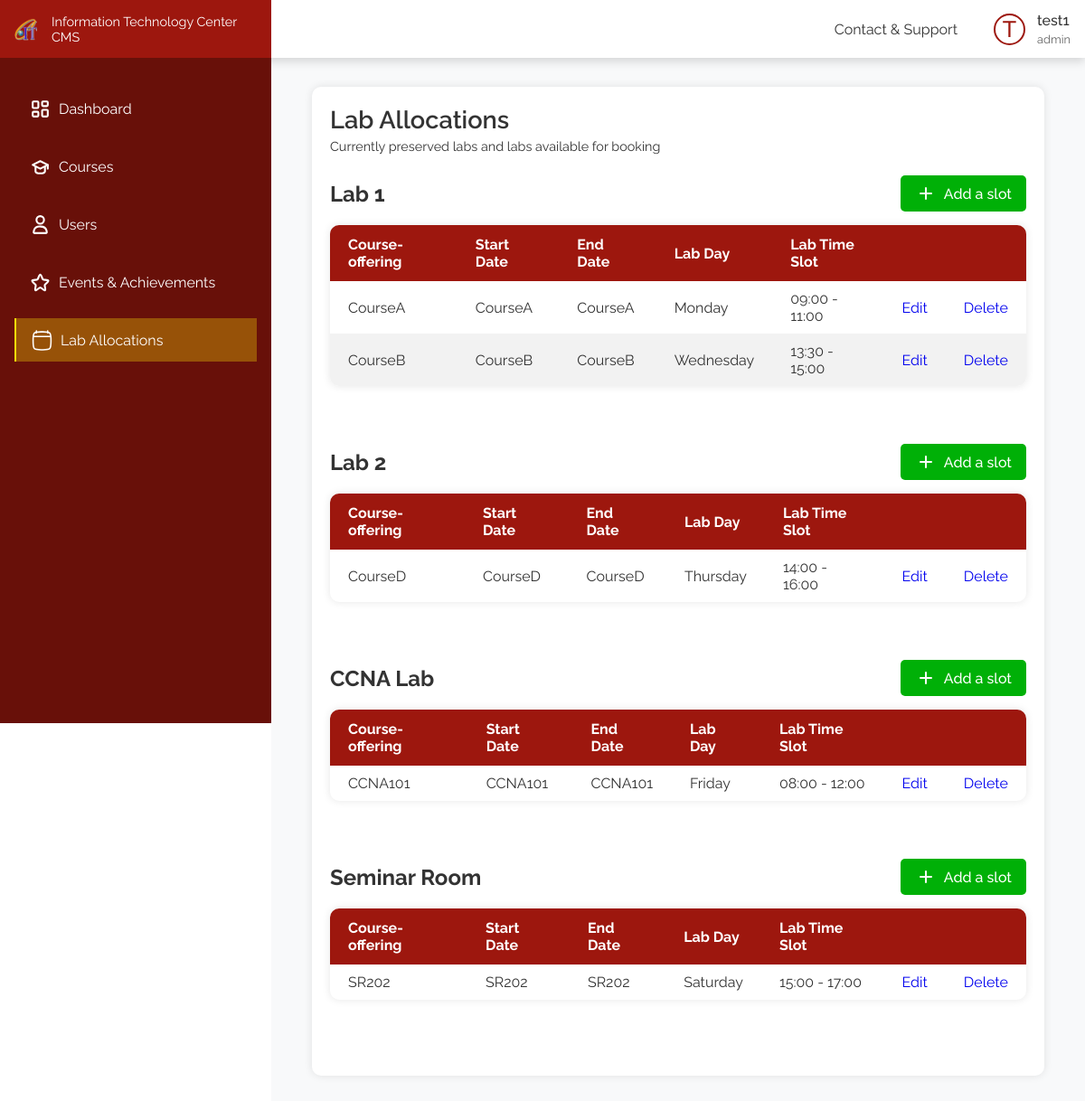
/pages/labslots.php (signed in), run on an earlier commit of the app's database.
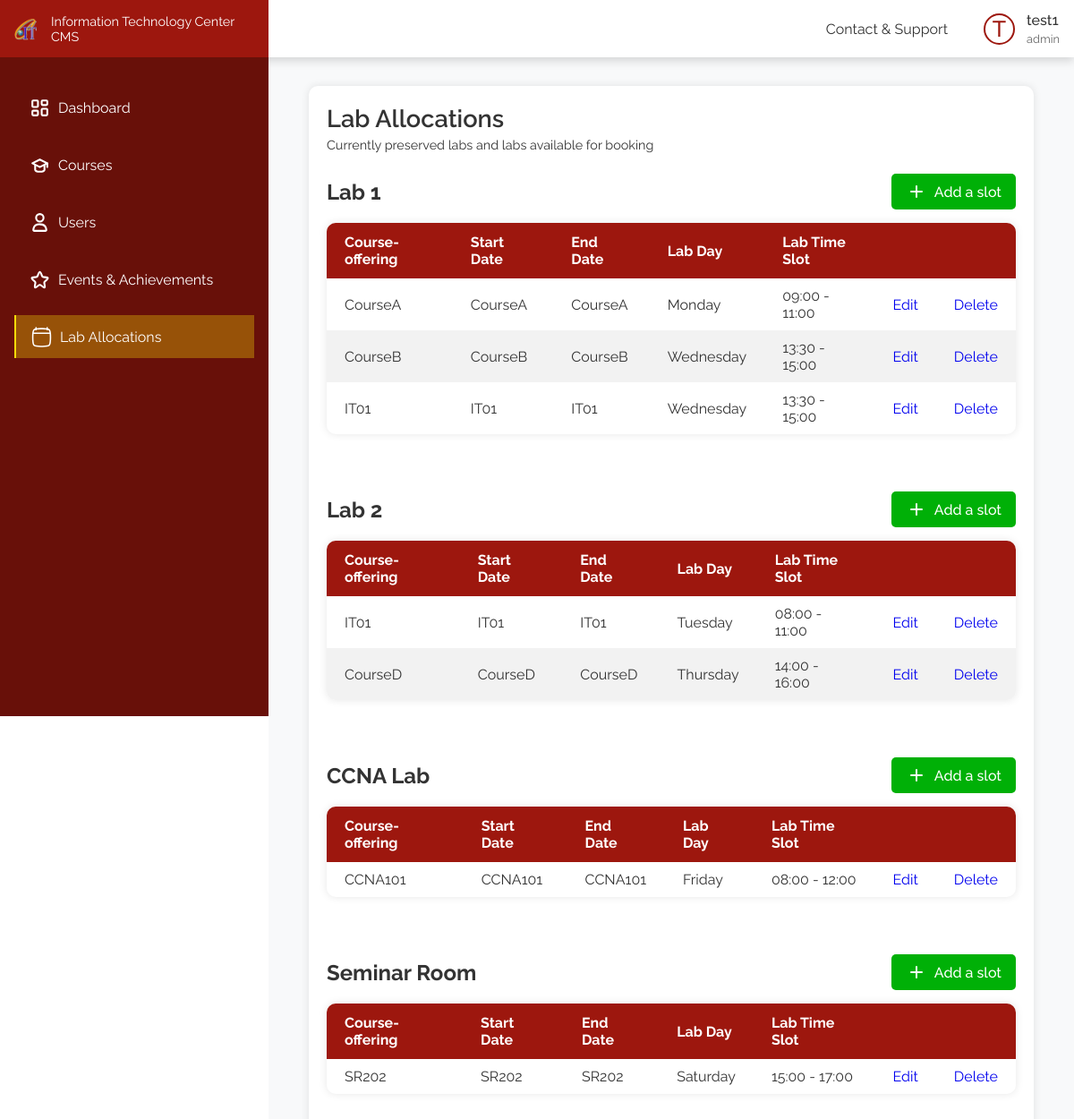
And on a later commit of the database.
### tables this page shows
CREATE TABLE IF NOT EXISTS `user` (
  `u_id` int(10) UNSIGNED NOT NULL AUTO_INCREMENT,
  `user_name` varchar(50) NOT NULL,
  `email` varchar(100) NOT NULL,
  `password` varchar(255) NOT NULL,
  `contact` varchar(20) NOT NULL,
  `clearense` varchar(20) NOT NULL,
  PRIMARY KEY (`u_id`)
);

CREATE TABLE IF NOT EXISTS `labslot` (
  `slot_id` int(11) NOT NULL AUTO_INCREMENT,
  `lab` varchar(20) NOT NULL,
  `course` varchar(20) NOT NULL,
  `start` time NOT NULL,
  `end` time NOT NULL,
  `date` int(11) NOT NULL,
  `oneday` date DEFAULT NULL,
  `published` tinyint(4) DEFAULT NULL,
  PRIMARY KEY (`slot_id`)
);

### backend/functions/labslots.php (called while the page is built, shortened)
<?php
include_once $_SERVER['DOCUMENT_ROOT'] . "/config.php";
include_once $_SERVER['DOCUMENT_ROOT'] . "/helpers/datetime.php";
function getLabSlotsAll()
{
    global $conn;
    $stmt = $conn->prepare("SELECT * FROM labslot");
    $stmt->execute();
    $result = $stmt->get_result();
    $labSlots = array();
    while ($row = $result->fetch_assoc()) {
        $labType = $row['lab'];
        if (!isset($labSlots[$labType])) {
            $labSlots[$labType] = array();
        }
        $labSlots[$labType][] = $row;
    }
    return $labSlots;
}

### helpers/datetime.php (called while the page is built, shortened)
<?php
function getDatebyIndex(int $index): string
{
    $days = ['Monday', 'Tuesday', 'Wednesday', 'Thursday', 'Friday', 'Saturday', 'Sunday'];
    return $days[$index];
}

### pages/labslots.php (the view, shortened to what the rows shown need)
<?php include_once $_SERVER['DOCUMENT_ROOT'] . "/config.php" ?>
<?php include_once $_SERVER['DOCUMENT_ROOT'] . "/backend/functions/labslots.php" ?>
<?php include_once $_SERVER['DOCUMENT_ROOT'] . "/helpers/datetime.php" ?>
<!DOCTYPE html>
<html lang="en">
<head>
    <link rel="stylesheet" href="../css/labslots.css">
</head>
<?php
$labslots = getLabSlotsAll();
?>
<body>
    <div class="flex-box">
            <?php
            include_once(APP_ROOT . "/includes/sidebar.php");
            ?>
        <div class="right">
            <?php
            include_once(APP_ROOT . "/includes/header.php");
            ?>
            <main class="labslots">
                <div class="container">
                    <h1>Lab Allocations</h1>
                    <div class="title">
                        <div class="title">
                            <h2>Lab 1</h2>
                        </div>
                    </div>
                    <table class="lab-table">
                        <thead>
                            <tr>
                                <th>Course-offering</th>
                                <th>Start Date</th>
                                <th>End Date</th>
                                <th>Lab Day</th>
                                <th>Lab Time Slot</th>
                                <th></th>
                                <th></th>
                            </tr>
                        </thead>
                        <tbody>
                            <?php if (isset($labslots['lab1'])) { ?>
                                <?php foreach ($labslots['lab1'] as $key => $slot) { ?>
                                    <tr>
                                        <td><?= $slot['course'] ?></td>
                                        <td><?= $slot['course'] ?></td>
                                        <td><?= $slot['course'] ?></td>
                                        <td><?= getDatebyIndex($slot['date']) ?></td>
                                        <td><?= substr($slot['start'], 0, 5) . ' - ' . substr($slot['end'], 0, 5) ?></td>
                                        <td><a href="/pages/addnewlabslot.php?id=<?= $slot['slot_id'] ?>&lab=lab1" role="button">Edit</a> </td>
                                        <td><a href="/backend/api/labslots/delete.php?delete_id=<?= $slot['slot_id'] ?>" role="button">Delete</a> </td>
                                    </tr>
                                <?php }; ?>
                            <?php } ?>
                        </tbody>
                    </table>
                    <div class="title">
                        <div class="title">
                            <h2>Lab 2</h2>
                        </div>
                    </div>
                    <table class="lab-table">
                        <thead>
                            <tr>
                                <th>Course-offering</th>
                                <th>Start Date</th>
                                <th>End Date</th>
                                <th>Lab Day</th>
                                <th>Lab Time Slot</th>
                                <th></th>
                                <th></th>
                            </tr>
                        </thead>
                        <tbody>
                            <?php if (isset($labslots['lab2'])) { ?>
                                <?php foreach ($labslots['lab2'] as $key => $slot) { ?>
                                    <tr>
                                        <td><?= $slot['course'] ?></td>
                                        <td><?= $slot['course'] ?></td>
                                        <td><?= $slot['course'] ?></td>
                                        <td><?= getDatebyIndex($slot['date']) ?></td>
                                        <td><?= substr($slot['start'], 0, 5) . ' - ' . substr($slot['end'], 0, 5) ?></td>
                                        <td><a href="#">Edit</a> </td>
                                        <td><a href="/backend/api/labslots/delete.php?delete_id=<?= $slot['slot_id'] ?>" role="button">Delete</a> </td>
                                    </tr>
                                <?php }; ?>
                            <?php } ?>
                        </tbody>
                    </table>
                    <div class="title">
                        <div class="title">
                            <h2>CCNA Lab</h2>
                        </div>
                    </div>
                    <table class="lab-table">
                        <thead>
                            <tr>
                                <th>Course-offering</th>
                                <th>Start Date</th>
                                <th>End Date</th>
                                <th>Lab Day</th>
                                <th>Lab Time Slot</th>
                                <th></th>
                                <th></th>
                            </tr>
                        </thead>
                        <tbody>
                            <?php if (isset($labslots['ccna'])) { ?>
                                <?php foreach ($labslots['ccna'] as $key => $slot) { ?>
                                    <tr>
                                        <td><?= $slot['course'] ?></td>
                                        <td><?= $slot['course'] ?></td>
                                        <td><?= $slot['course'] ?></td>
                                        <td><?= getDatebyIndex($slot['date']) ?></td>
                                        <td><?= substr($slot['start'], 0, 5) . ' - ' . substr($slot['end'], 0, 5) ?></td>
                                        <td><a href="#">Edit</a> </td>
                                        <td><a href="/backend/api/labslots/delete.php?delete_id=<?= $slot['slot_id'] ?>" role="button">Delete</a> </td>
                                    </tr>
                                <?php }; ?>
                            <?php } ?>
                        </tbody>
                    </table>
                    <div class="title">
                        <div class="title">
                            <h2>Seminar Room</h2>
                        </div>
                    </div>
                    <table class="lab-table">
                        <thead>
                            <tr>
                                <th>Course-offering</th>
                                <th>Start Date</th>
                                <th>End Date</th>
                                <th>Lab Day</th>
                                <th>Lab Time Slot</th>
                                <th></th>
                                <th></th>
                            </tr>
                        </thead>
                        <tbody>
                            <?php if (isset($labslots['sr'])) { ?>
                                <?php foreach ($labslots['sr'] as $key => $slot) { ?>
                                    <tr>
                                        <td><?= $slot['course'] ?></td>
                                        <td><?= $slot['course'] ?></td>
                                        <td><?= $slot['course'] ?></td>
                                        <td><?= getDatebyIndex($slot['date']) ?></td>
                                        <td><?= substr($slot['start'], 0, 5) . ' - ' . substr($slot['end'], 0, 5) ?></td>
                                        <td><a href="#">Edit</a> </td>
                                        <td><a href="/backend/api/labslots/delete.php?delete_id=<?= $slot['slot_id'] ?>" role="button">Delete</a> </td>
                                    </tr>
                                <?php }; ?>
                            <?php } ?>
                        </tbody>
                    </table>
                </div>
            </main>
        </div>
    </div>
</body>
</html>

### includes/header.php (shortened to what the rows shown need)
<?php
include APP_ROOT . "/includes/header_core.php";
if (isset($_SESSION['user_id'])) {
    $user_id = $_SESSION['user_id'];
    $sql = "SELECT user_name, clearense FROM user WHERE u_id = ?";
    $stmt = $conn->prepare($sql);
    $stmt->bind_param("i", $user_id);
    $stmt->execute();
    $result = $stmt->get_result();
    if ($row = $result->fetch_assoc()) {
        $username = $row['user_name'];
        $role = $row['clearense'];
    }
}
?>
<!DOCTYPE html>
<html lang="en">
<head>
  <link rel="stylesheet" href="../css/header.css">
</head>
<body>
  <header>
    <div class="profile">
      <div class="img"><?php echo isset($username) ? strtoupper(substr($username, 0, 1)) : 'G'; ?></div>
      <h5><?php echo isset($username) ? $username : 'Guest'; ?></h5>
      <p><?php echo isset($role) ? $role : 'Guest'; ?></p>
    </div>
  </header>
</body>
</html>

What changed in the data, as far as the page shows it:
added labslot: course "IT01", date "Wednesday", start "13:30", end "15:00", shown under "Lab 1"
added labslot: course "IT01", date "Tuesday", start "08:00", end "11:00", shown under "Lab 2"
